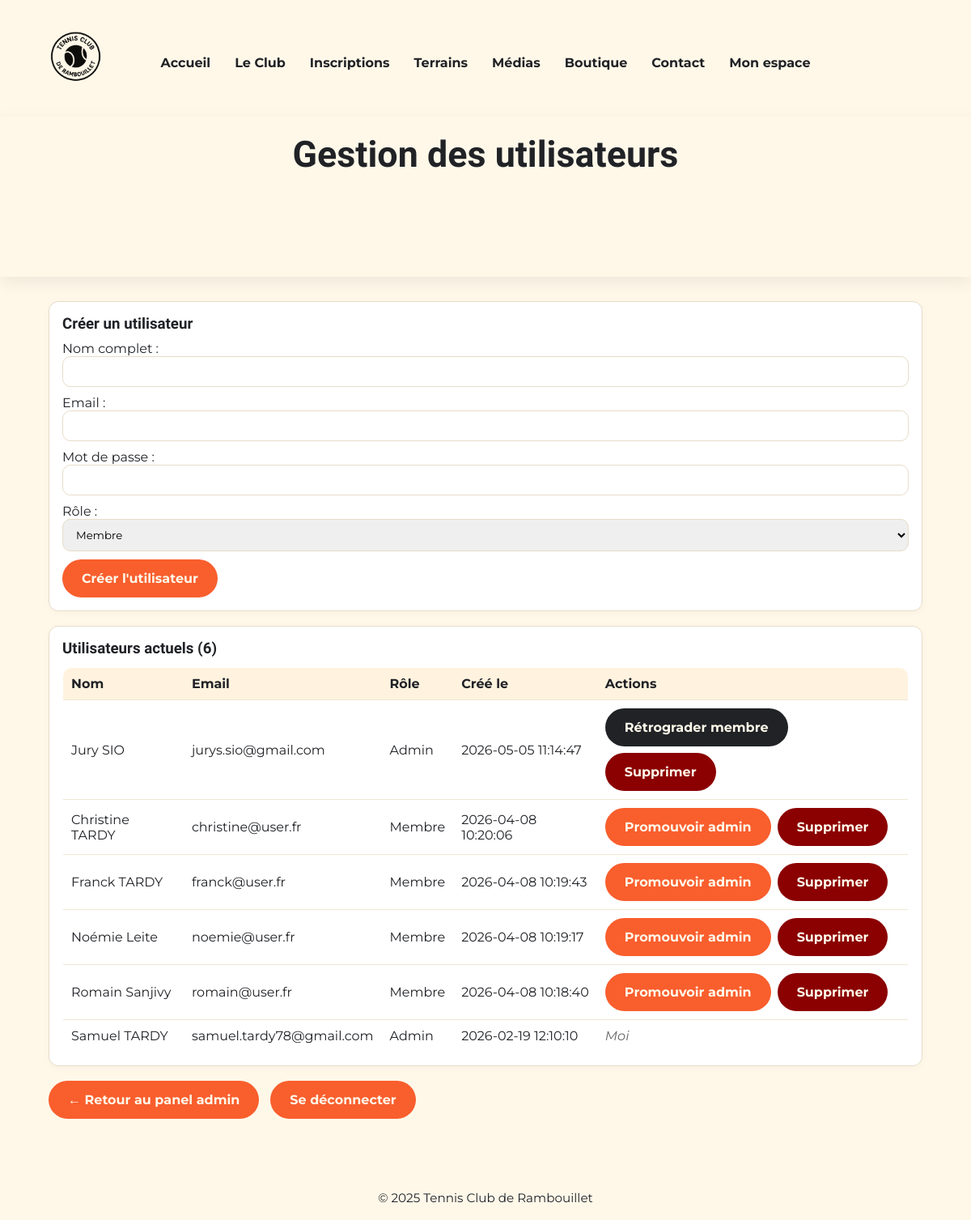
The page /php/admin-users.php (signed in) on the database its author committed.
### tables this page shows
CREATE TABLE `users` (
  `id` int(11) NOT NULL,
  `email` varchar(190) NOT NULL,
  `password_hash` varchar(255) NOT NULL,
  `full_name` varchar(190) NOT NULL,
  `role` enum('Membre','Admin') NOT NULL DEFAULT 'Membre',
  `created_at` datetime NOT NULL DEFAULT current_timestamp(),
  `updated_at` datetime DEFAULT NULL
);

### php/config.php (called while the page is built, shortened)
<?php
function current_user(){ start_session(); return $_SESSION['user'] ?? null; }
?>

### php/admin-users.php (the view, shortened to what this page needs)
<?php
require __DIR__.'/config.php';
$pdo = db();
$currentUser = current_user();
$users = $pdo->query('SELECT id, full_name, email, role, created_at FROM users ORDER BY created_at DESC')->fetchAll();
?>
<!DOCTYPE html>
<html lang="fr"><head>
  <link rel="stylesheet" href="/tennis-club-rambouillet/css/style.css">
  <link rel="stylesheet" href="/tennis-club-rambouillet/css/admin.css">
</head><body>
  <header><div class="container header-flex">
    <a href="/tennis-club-rambouillet/index.html"><img src="/tennis-club-rambouillet/img/logo.png" alt="Logo" class="logo"></a>
    <nav><ul>
      <li><a href="/tennis-club-rambouillet/index.html">Accueil</a></li>
      <li><a href="/tennis-club-rambouillet/le-club.html">Le Club</a></li>
      <li><a href="/tennis-club-rambouillet/inscriptions.html">Inscriptions</a></li>
      <li><a href="/tennis-club-rambouillet/terrains.php">Terrains</a></li>
      <li><a href="/tennis-club-rambouillet/php/medias.php">Médias</a></li>
      <li><a href="/tennis-club-rambouillet/boutique.html">Boutique</a></li>
      <li><a href="/tennis-club-rambouillet/contact.html">Contact</a></li>
      <li><a href="/tennis-club-rambouillet/php/dashboard.php">Mon espace</a></li>
    </ul></nav>
  </div></header>
  <section class="hero"><div class="container"><h1>Gestion des utilisateurs</h1><p><a href="/tennis-club-rambouillet/php/admin.php" style="color:#FFF8E9;text-decoration:underline">← Retour au panel admin</a></p></div></section>
  <main class="admin"><div class="container">
    <section class="card" aria-label="Créer un utilisateur">
      <h3>Créer un utilisateur</h3>
      <form method="post" class="create-user" autocomplete="off">
        <div class="form-row"><div class="form-field"><label>Nom complet :<input type="text" name="full_name" required></label></div></div>
        <div class="form-row"><div class="form-field"><label>Email :<input type="email" name="email" required></label></div></div>
        <div class="form-row"><div class="form-field"><label>Mot de passe :<input type="password" name="password" required></label></div></div>
        <div class="form-row"><div class="form-field"><label>Rôle :
          <select name="role">
            <option value="Membre" selected>Membre</option>
          </select>
        </label></div></div>
        <div class="form-row" style="margin-top:10px">
          <button class="btn" type="submit">Créer l'utilisateur</button>
        </div>
      </form>
    </section>
    <section class="card">
      <h3>Utilisateurs actuels (<?php echo count($users); ?>)</h3>
      <table class="table" style="margin-top:12px">
        <thead><tr><th>Nom</th><th>Email</th><th>Rôle</th><th>Créé le</th><th>Actions</th></tr></thead>
        <tbody>
          <?php foreach($users as $us): ?>
            <tr>
              <td><?php echo htmlspecialchars($us['full_name']); ?></td>
              <td><?php echo htmlspecialchars($us['email']); ?></td>
              <td><?php echo htmlspecialchars($us['role']); ?></td>
              <td><?php echo htmlspecialchars($us['created_at']); ?></td>
              <td>
                <?php if(intval($us['id']) === intval($currentUser['id'])): ?>
                  <span style="color:#666;font-style:italic">Moi</span>
                <?php else: ?>
                  <form method="post" class="actions">
                    <?php if($us['role']!=='Admin'): ?>
                      <button class="btn" name="action" value="promote">Promouvoir admin</button>
                    <?php else: ?>
                      <button class="btn sec" name="action" value="demote">Rétrograder membre</button>
                    <?php endif; ?>
                    <button class="btn warn" name="action" value="delete" onclick="return confirm('Supprimer cet utilisateur ?')">Supprimer</button>
                  </form>
                <?php endif; ?>
              </td>
            </tr>
          <?php endforeach; ?>
        </tbody>
      </table>
    </section>
    <div class="form-row" style="margin-top:16px">
      <a class="btn" href="/tennis-club-rambouillet/php/admin.php">← Retour au panel admin</a>
      <a class="btn" href="/tennis-club-rambouillet/php/logout.php">Se déconnecter</a>
    </div>
  </div></main>
  <footer><div class="container"><p>&copy; 2025 Tennis Club de Rambouillet</p></div></footer>
</body></html>

### css/style.css (style rules this page uses)
* { margin: 0; padding: 0; box-sizing: border-box; }
body { font-family: 'Montserrat', Arial, sans-serif; background: #FFF8E9; color: #202226; }
p { background: transparent; }
h1, h2, h3, h4, h5, h6 { font-family: 'Barlow Semi Condensed', Arial, sans-serif; font-weight: 600; }
h1 { font-size: 2.8rem; margin-bottom: 15px; }
.container { width: 90%; max-width: 1100px; margin: 0 auto; }
header { background: #FFF8E9; color: #202226; padding: 20px 0; }
.header-flex { display: flex; align-items: center; justify-content: flex-start; position: relative; }
.header-flex nav { position: absolute; left: 50%; transform: translateX(-50%); }
header .logo { height: 100px; width: auto; margin-right: 25px; transition: transform 0.2s; }
nav ul { list-style: none; display: flex; gap: 30px; margin-top: 10px; white-space: nowrap; }
nav a { color: #202226; text-decoration: none; font-weight: bold; font-family: 'Montserrat', Arial, sans-serif; transition: color .2s; }
.hero { background: #FFF8E9; color: #202226; text-align: center; padding: 20px 0 60px 0; box-shadow: 0 6px 20px rgba(0,0,0,0.07); }
.hero h1 { font-size: 2.8rem; margin-bottom: 15px; }
.hero p { font-size: 1.3rem; margin-bottom: 25px; }
footer { background: #FFF8E9; color: #202226; text-align: center; padding: 18px 0; margin-top: 40px; border-radius: 0 0 10px 10px; font-size: .95rem; }

### css/admin.css (style rules this page uses)
.admin { padding: 30px 0; }
.card { background: white; border: 1px solid #e7dcc9; border-radius: 12px; padding: 16px; box-shadow: 0 2px 8px rgba(0,0,0,.03); margin-bottom: 18px; }
.admin .card h3 { margin-bottom: 10px; }
.table { width: 100%; border-collapse: collapse; background: white; border: 1px solid #e7dcc9; border-radius: 12px; overflow: hidden; }
.table th, .table td { padding: 10px; border-bottom: 1px solid #f0e6d3; text-align: left; }
.table th { background: #fff3df; }
.actions { display: flex; gap: 8px; flex-wrap: wrap; }
.form-row { display: flex; gap: 14px; flex-wrap: wrap; }
.form-field { display: flex; flex-direction: column; flex: 1; min-width: 240px; }
.form-field input, .form-field select, .form-field textarea { width: 100%; padding: 10px 12px; border: 1px solid #e7dcc9; border-radius: 10px; font-family: 'Montserrat', Arial, sans-serif; }
.create-user .form-field { min-width: 100%; }
.create-user .form-row + .form-row { margin-top: 10px; }
.btn { display: inline-block; background: #F95E2D; color: #FFF8E9; font-weight: bold; font-family: 'Montserrat', Arial, sans-serif; font-size: 1rem; padding: 12px 22px; border-radius: 30px; border: 2px solid transparent; text-decoration: none; cursor: pointer; transition: .2s; }
.btn.sec { background: #202226; color: #FFF8E9; }
.btn.warn { background: #8b0000; }

### rows shown on the page
users: full_name "Jury SIO", email "jurys.sio@gmail.com", role "Admin", created_at "2026-05-05 11:14:47", shows "Rétrograder membre"
users: full_name "Christine TARDY", email "christine@user.fr", role "Membre", created_at "2026-04-08 10:20:06", shows "Promouvoir admin"
users: full_name "Franck TARDY", email "franck@user.fr", role "Membre", created_at "2026-04-08 10:19:43", shows "Promouvoir admin"
users: full_name "Noémie Leite", email "noemie@user.fr", role "Membre", created_at "2026-04-08 10:19:17", shows "Promouvoir admin"
users: full_name "Romain Sanjivy", email "romain@user.fr", role "Membre", created_at "2026-04-08 10:18:40", shows "Promouvoir admin"
users: full_name "Samuel TARDY", email "samuel.tardy78@gmail.com", role "Admin", created_at "2026-02-19 12:10:10", shows "Moi"

### other values the page prints
count($users) "6"
